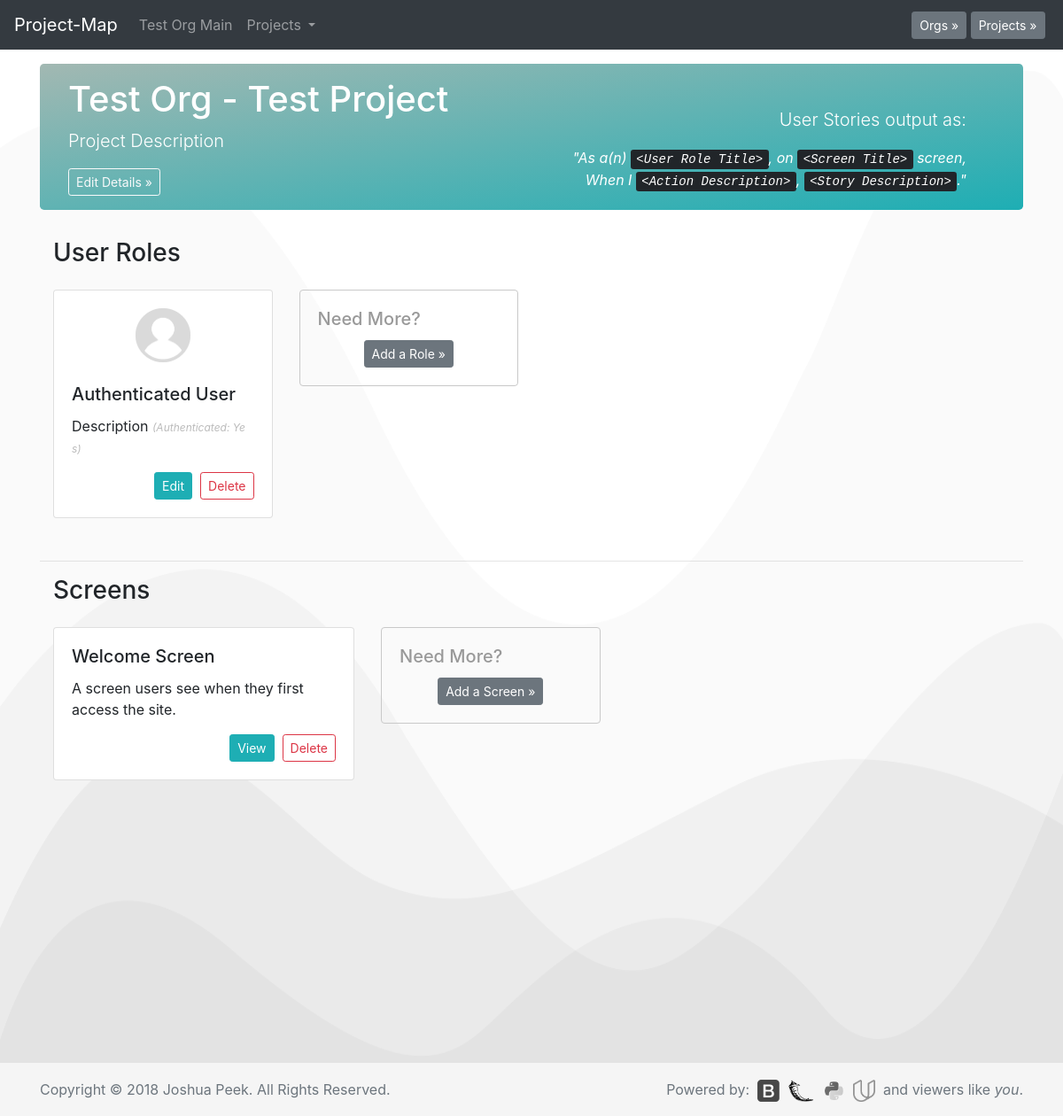
/o?1&p?1, run on an earlier commit of the app's database.
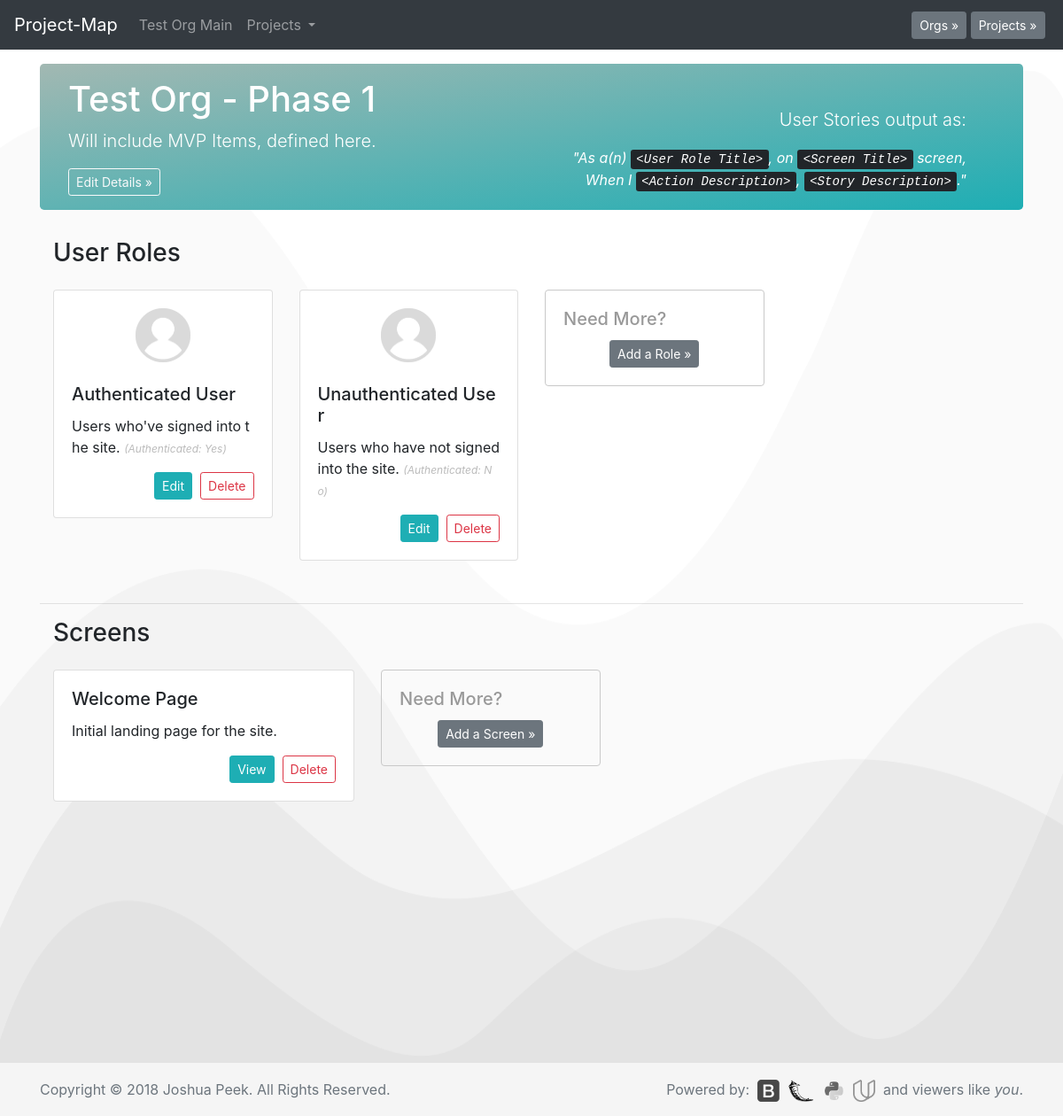
And on a later commit of the database.
### database_setup.py (models this page shows, shortened)
class Org(Base):
    __tablename__ = 'org'
    id = Column(Integer, primary_key=True)
    title = Column(String(250), nullable=False)
    description = Column(String(500))

class Project(Base):
    __tablename__ = 'project'
    id = Column(Integer, primary_key=True)
    title = Column(String(250), nullable=False)
    description = Column(String(500))
    org_id = Column(Integer, ForeignKey('org.id'))
    org = relationship(Org)

class Role(Base):
    __tablename__ = 'role'
    id = Column(Integer, primary_key=True)
    title = Column(String(250), nullable=False)
    description = Column(String(500))
    authRequired = Column(String(5))
    project_id = Column(Integer, ForeignKey('project.id'))
    project = relationship(Project)

class Screen(Base):
    __tablename__ = 'screen'
    id = Column(Integer, primary_key=True)
    title = Column(String(250), nullable=False)
    description = Column(String(500))
    project_id = Column(Integer, ForeignKey('project.id'))
    project = relationship(Project)

### app.py (the view)
@app.route('/o?<int:org_id>&p?<int:project_id>')
def projectPage(org_id, project_id):
    allorgs = session.query(Org).all()
    allprojects = session.query(Project).all()
    org = session.query(Org).filter_by(id=org_id).one()
    project = session.query(Project).filter_by(id=project_id).one()
    projects = session.query(Project).filter_by(org_id=org.id).all()
    roles = session.query(Role).filter_by(project_id=project.id).all()
    screens = session.query(Screen).filter_by(project_id=project.id).all()
    fgs = session.query(Functgroup).filter_by(project_id=project.id).all()
    functions = session.query(Function).filter_by(project_id=project.id).all()
    return render_template('project.html', org=org,
                           project=project, roles=roles,
                           screens=screens, fgs=fgs,
                           functions=functions, projects=projects,
                           allorgs=allorgs, allprojects=allprojects)

### templates/project.html (shortened to what this page needs)
<!doctype html>
<html lang="en">
  {% include "header.html" %}
  <body>
    {% include "menu.html" %}
    <main role="main" class="container">
      <div class="jumbotron" style="padding:1rem 2rem;">
        <div style="float:right;text-align:right;padding:2rem;">
          <p class=lead>User Stories output as:</p>
          <i>"As a(n) <kbd>&lt;User Role Title&gt;</kbd>, on <kbd>&lt;Screen Title&gt;</kbd> screen,<br>
          When I <kbd>&lt;Action Description&gt;</kbd>, <kbd>&lt;Story Description&gt;</kbd>."</i>
        </div>
        <h1>{{org.title}} - {{project.title}}</h1>
        <p class="lead">{{project.description}}
          {% if project.description == "" %}<br>{% endif %}</p>
        <button type="button" class="btn btn-sm btn btn-outline-light" data-toggle="modal" data-target="#edit-project-details">Edit Details &raquo;</button>
      </div>
            <div class="container">
              <div class="row">
                <div class="col-md-12 mb-3">
                  <h3>User Roles</h3>
                </div>
              </div>
              <div class="row">
                {% for i in roles %}
                <div class="col-md-3" style="margin-bottom:2rem;">
                  <div class="card mx-auto">
                    <div class="card-body mx-auto" style="word-break:break-all;">
                      <center><img src="../../../static/images/profile.png" width="30%"></center><br>
                      <h5 class="card-title">{{i.title}}</h5>
                      <p class="card-text">{{i.description}}
                        {% if authRequired != "" %}<i style="font-size: .75rem;color: #bbb;">(Authenticated: {{i.authRequired}})</i>{% endif %}</p>
                      <span style="float:right;"><a href="{{url_for('editRole', role_id = i.id)}}" class="btn btn-sm btn-primary">Edit</a>&nbsp;
                      <a href="{{url_for('delRole', role_id = i.id)}}" class="btn btn-sm btn-outline-danger">Delete</a></span>
                    </div>
                  </div>
                </div>
                {% endfor %}
                <div class="col-md-3" style="margin-bottom:2rem;">
                  <div class="card mx-auto" style="background-clip: text;color: #999;border: 1px solid #C9C9C9;">
                    <div class="card-body">
                      <h5 class="card-title">Need More?</h5>
                      <center><button type="button" class="btn btn-secondary btn-sm" data-toggle="modal" data-target="#add-role">Add a Role &raquo;</button></center>
                    </div>
                  </div>
                </div>
              </div>
            </div>
      <hr>
      <div class="container">
        <div class="row">
          <div class="col-md-12 mb-3">
            <h3>Screens</h3>
          </div>
        </div>
        <div class="row">
          {% for i in screens %}
          <div class="col-md-4" style="margin-bottom:2rem;">
            <div class="card">
              <div class="card-body">
                <h5 class="card-title">{{i.title}}</h5>
                <p class="card-text">{{i.description}}</p>
                <span style="float:right;"><a href="{{url_for('screenPage', project_id = project.id, screen_id=i.id)}}" class="btn btn-sm btn-primary">View</a>&nbsp;
                <a href="{{url_for('delScreen', screen_id = i.id)}}" class="btn btn-sm btn-outline-danger">Delete</a></span>
              </div>
            </div>
          </div>
          {% endfor %}
          <div class="col-md-3" style="margin-bottom:2rem;">
            <div class="card" style="background-clip: text;color: #999;border: 1px solid #C9C9C9;">
              <div class="card-body">
                <h5 class="card-title">Need More?</h5>
                <center><button type="button" class="btn btn-secondary btn-sm" data-toggle="modal" data-target="#add-screen">Add a Screen &raquo;</button></center>
              </div>
            </div>
          </div>
        </div>
      </div>
    </main>
  {% include "footer.html" %}
  </body>
</html>

### templates/header.html (shortened to what this page needs)
<head>
  <link href="../../../../static/styles.css" rel="stylesheet">
</head>

### templates/menu.html (shortened to what this page needs)
<nav class="navbar navbar-expand-md navbar-dark fixed-top bg-dark">
  <a class="navbar-brand" href="/">Project-Map</a>
  <div class="collapse navbar-collapse" id="navbarCollapse">
    <ul class="navbar-nav mr-auto">
      {% if org is defined %}
      <li class="nav-item">
        <a class="nav-link" href="{{url_for('orgPage', org_id=org.id)}}">
          {{org.title}} Main
        </a>
      </li>
      {% endif %}
      {% if projects is defined %}
      <li class="nav-item dropdown">
        <a class="nav-link dropdown-toggle" href="#" id="navbarDropdown" role="button" data-toggle="dropdown" aria-haspopup="true" aria-expanded="false">
          Projects
        </a>
      </li>
      {% endif %}
    </ul>
    {% if allorgs is defined %}
    <button type="button" class="btn btn-secondary btn-sm my-2 my-sm-0" data-toggle="modal" data-target="#org-select">Orgs &raquo;</button>&nbsp;
    {% endif %}
    {% if allprojects is defined %}
    <button type="button" class="btn btn-secondary btn-sm my-2 my-sm-0" data-toggle="modal" data-target="#project-select">Projects &raquo;</button>&nbsp;
    {% endif %}
  </div>
</nav>

### templates/footer.html (shortened to what this page needs)
<footer class="footer">
  <div class="container">
    <span class="text-muted">Copyright © 2018 Joshua Peek. All Rights Reserved.</span>
    <span style="float:right;">
      <span class="text-muted">Powered by:&nbsp;</span>
      <a href="https://getbootstrap.com/"><img class="grayscale" src="../../../../static/images/bootstrap.png" height="25px"></a>&nbsp;
      <a href="http://flask.pocoo.org/"><img class="grayscale" src="../../../../static/images/flask.png" height="25px"></a>&nbsp;
      <a href="https://www.python.org/"><img class="grayscale" src="../../../../static/images/python.png" height="25px"></a>&nbsp;
      <a href="https://www.udacity.com/"><img class="grayscale" src="../../../../static/images/udacity.png" height="25px"></a>&nbsp;
      <span class="text-muted"> and viewers like <i>you</i>.</span>
    </span>
  </div>
</footer>

What changed in the data, as far as the page shows it:
changed Project: title "Test Project" → "Phase 1"; description "Project Description" → "Will include MVP Items, defined here."
changed Role "Authenticated User": description "Description" → "Users who've signed into the site."
added Role: title "Unauthenticated User", description "Users who have not signed into the site.", authRequired "No"
changed Screen: title "Welcome Screen" → "Welcome Page"; description "A screen users see when they first access the site." → "Initial landing page for the site."
